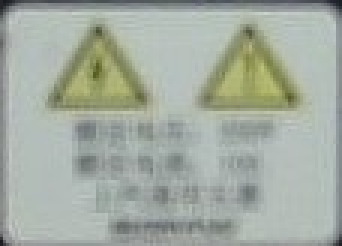
#> input picture rec_small1.jpg, 114 x 82 px (shown 3 times larger)
$ python Cv_detect.py
#> lines starting #> are read from the running program, lines starting #| are printed output that depends on the picture
# cv2 detect and localization
#coding=utf-8
import cv2
import numpy as np
from matplotlib import pylab as plt
import argparse
import glob
from math import pi


if __name__ == '__main__':
    parser = argparse.ArgumentParser(description='Code for Feature Matching with FLANN tutorial.')
    parser.add_argument('--input1', help='Path to input image 1.', default='rec_small1.jpg')
    parser.add_argument('--input2', help='Path to input image 2.', default='frame.jpg')
    args = parser.parse_args()
    img_object = cv2.imread(args.input1, cv2.IMREAD_GRAYSCALE)
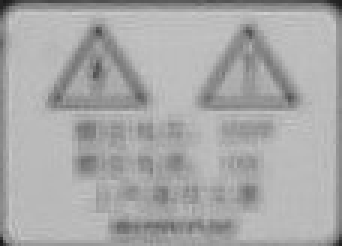
#> img_object: shape (82, 114) (shown 3 times larger); min 26, max 209, mean 168.3
    img_scene = cv2.imread(args.input2, cv2.IMREAD_GRAYSCALE)
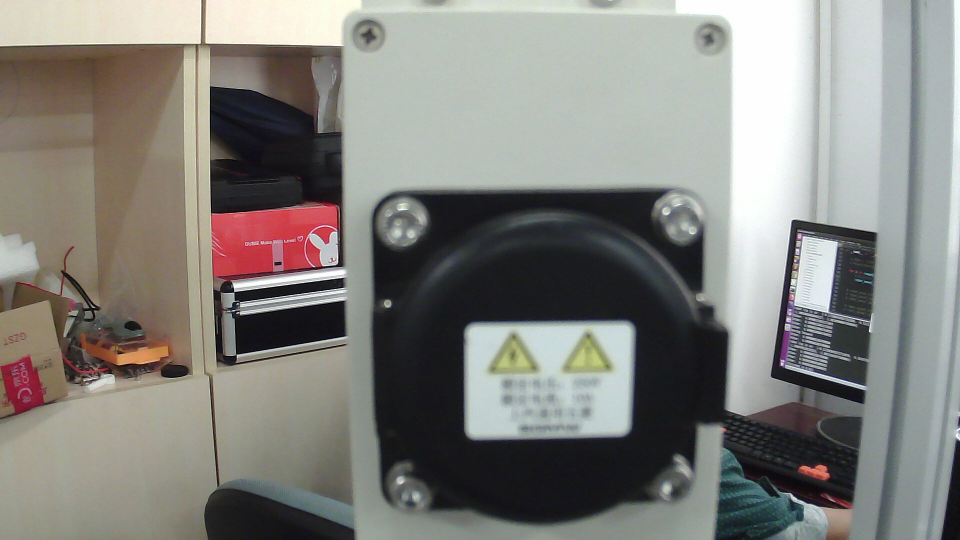
#> input picture frame.jpg, 1920 x 1080 px (shown at 1/2 size)
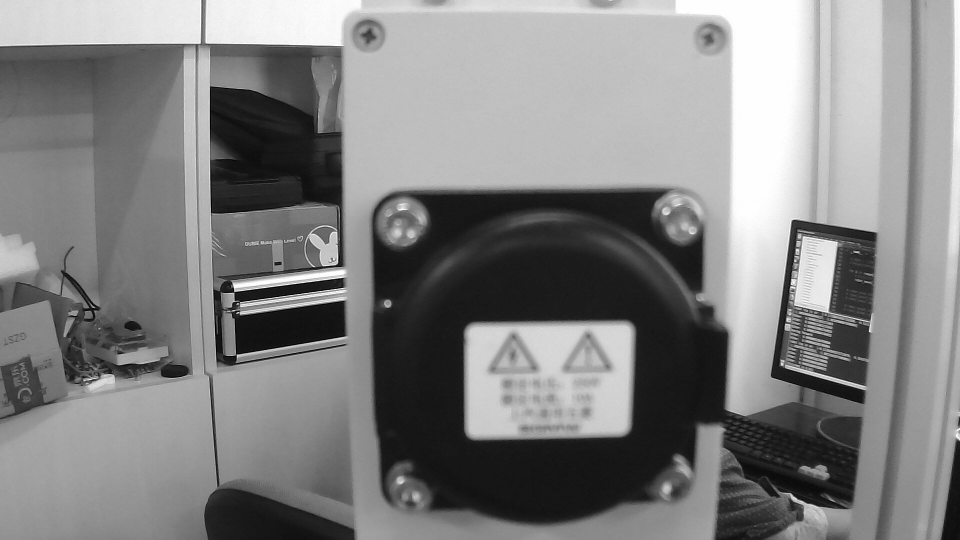
#> img_scene: shape (1080, 1920) (shown at 1/2 size); min 0, max 255, mean 130.2
    if img_object is None or img_scene is None:
        print('Could not open or find the images!')
        exit(0)
    #-- Step 1: Detect the keypoints using SURF Detector, compute the descriptors
    minHessian = 400
    # detector = cv2.xfeatures2d. SURF_create()(hessianThreshold=minHessian)
#> (the run stopped early here; a loop or call above may not have finished)
